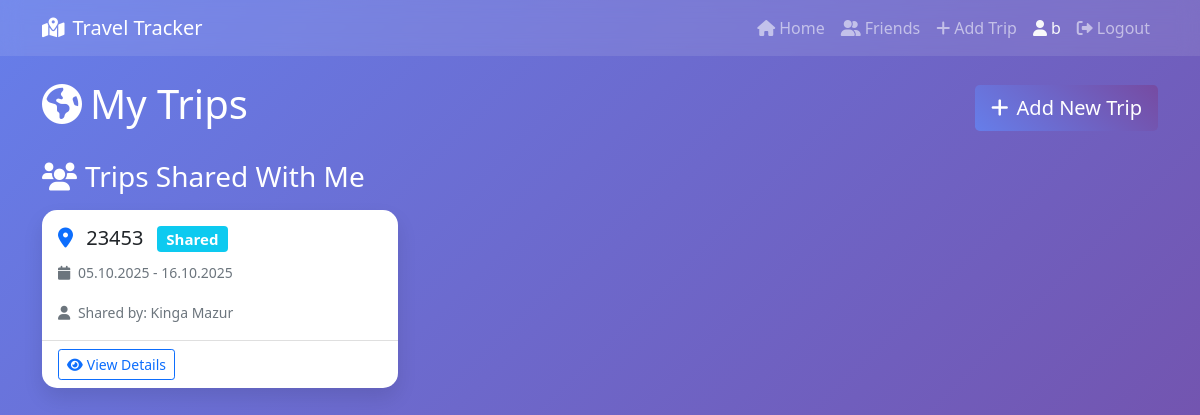
The page /index (signed in) on the database its author committed.
### users.py (models this page shows, shortened)
class User(UserMixin, db.Model):
    id = db.Column(db.Integer, primary_key=True)
    username = db.Column(db.String(80), unique=True, nullable=False)
    email = db.Column(db.String(120), unique=True, nullable=False)
    password_hash = db.Column(db.String(200), nullable=False)
    first_name = db.Column(db.String(50), nullable=False)
    last_name = db.Column(db.String(50), nullable=False)
    created_at = db.Column(db.DateTime, default=datetime.utcnow)
    is_active = db.Column(db.Boolean, default=True)
    @property
    def full_name(self):
        return f"{self.first_name} {self.last_name}"

### models.py (models this page shows, shortened)
class Trip(db.Model):
    __tablename__ = 'trips'
    id = db.Column(db.Integer, primary_key=True)
    user_id = db.Column(db.Integer, db.ForeignKey("user.id"), nullable=False)
    destination = db.Column(db.String(100), nullable=False)
    start_date = db.Column(db.Date, nullable=False)
    end_date = db.Column(db.Date, nullable=False)
    description = db.Column(db.Text)
    created_at = db.Column(db.DateTime, default=lambda: datetime.now(timezone.utc))
    accommodations = db.relationship('Accomodation', back_populates="trip", cascade="all, delete-orphan", lazy="selectin", order_by="Accomodation.order_index")
    travels = db.relationship('Travel', back_populates="trip", cascade="all, delete-orphan", lazy="selectin", order_by="Travel.order_index")
    user = db.relationship('User', backref='trips')

### routes.py (the view)
@main_bp.route('/')
@main_bp.route('/index')
def index():
    if current_user.is_authenticated:
        trips = Trip.query.filter_by(user_id=current_user.id).order_by(Trip.start_date.desc()).all()
        shared_trips = TripSharing.get_user_shared_trips(current_user.id)
        shared_trip_objects = [sharing.trip for sharing in shared_trips]
        pending_invitations = TripSharing.get_pending_invitations(current_user.id)
    else:
        trips = []
        shared_trip_objects = []
        pending_invitations = []
    return render_template('index.html',
                         trips=trips,
                         shared_trips=shared_trip_objects,
                         pending_invitations=pending_invitations)

### app.py (called while the page is built)
def create_app():
    app = Flask(__name__)
    app.config.from_object('config.Config')
    db.init_app(app)
    login_manager.init_app(app)
    login_manager.login_view = 'main.login'
    login_manager.login_message = 'You must log in to access this page.'
    login_manager.login_message_category = 'info'
    @login_manager.user_loader
    def load_user(user_id):
        from users import User
        return User.query.get(int(user_id))
    from routes import main_bp
    app.register_blueprint(main_bp)
    return app

### trip_sharing.py (called while the page is built)
    @staticmethod
    def get_user_shared_trips(user_id):
        return TripSharing.query.filter_by(
            shared_with_id=user_id,
            status='accepted'
        ).all()

    @staticmethod
    def get_pending_invitations(user_id):
        return TripSharing.query.filter_by(
            shared_with_id=user_id,
            status='pending'
        ).all()

### templates/index.html (shortened to what this page needs)
{% extends "base.html" %}
{% block content %}
<div class="row">
    <div class="col-12">
        <div class="d-flex justify-content-between align-items-center mb-4">
            <h1 class="text-white">
                <i class="fas fa-globe-americas me-2"></i>My Trips
            </h1>
            <a href="{{ url_for('main.add_trip') }}" class="btn btn-primary btn-lg">
                <i class="fas fa-plus me-2"></i>Add New Trip
            </a>
        </div>
        {% if shared_trips %}
            <h3 class="text-white mb-3">
                <i class="fas fa-users me-2"></i>Trips Shared With Me
            </h3>
            <div class="row">
                {% for trip in shared_trips %}
                <div class="col-md-6 col-lg-4 mb-4">
                    <div class="card h-100 border-info">
                        <div class="card-body">
                            <h5 class="card-title">
                                <i class="fas fa-map-marker-alt text-primary me-2"></i>
                                {{ trip.destination }}
                                <span class="badge bg-info ms-2">Shared</span>
                            </h5>
                            <p class="card-text">
                                <small class="text-muted">
                                    <i class="fas fa-calendar me-1"></i>
                                    {{ trip.start_date.strftime('%d.%m.%Y') }} - {{ trip.end_date.strftime('%d.%m.%Y') }}
                                </small>
                            </p>
                            <p class="card-text">
                                <small class="text-muted">
                                    <i class="fas fa-user me-1"></i>
                                    Shared by: {{ trip.user.full_name }}
                                </small>
                            </p>
                        </div>
                        <div class="card-footer bg-transparent">
                            <a href="{{ url_for('main.trip_detail', id=trip.id) }}" class="btn btn-outline-primary btn-sm">
                                <i class="fas fa-eye me-1"></i>View Details
                            </a>
                        </div>
                    </div>
                </div>
                {% endfor %}
            </div>
        {% endif %}
    </div>
</div>
{% endblock %}

### templates/base.html (shortened to what this page needs)
<!DOCTYPE html>
<html lang="en">
<head>
    <link href="https://cdn.jsdelivr.net/npm/bootstrap@5.1.3/dist/css/bootstrap.min.css" rel="stylesheet">
    <link href="https://cdnjs.cloudflare.com/ajax/libs/font-awesome/6.0.0/css/all.min.css" rel="stylesheet">
</head>
<body>
    <nav class="navbar navbar-expand-lg navbar-dark">
        <div class="container">
            <a class="navbar-brand" href="{{ url_for('main.index') }}">
                <i class="fas fa-map-marked-alt me-2"></i>Travel Tracker
            </a>
            <div class="navbar-nav ms-auto">
                <a class="nav-link" href="{{ url_for('main.index') }}">
                    <i class="fas fa-home me-1"></i>Home
                </a>
                {% if current_user.is_authenticated %}
                    <a class="nav-link" href="{{ url_for('main.friends') }}">
                        <i class="fas fa-user-friends me-1"></i>Friends
                    </a>
                    <a class="nav-link" href="{{ url_for('main.add_trip') }}">
                        <i class="fas fa-plus me-1"></i>Add Trip
                    </a>
                    <span class="nav-link text-light">
                        <i class="fas fa-user me-1"></i>{{ current_user.first_name }}
                    </span>
                    <a class="nav-link" href="{{ url_for('main.logout') }}">
                        <i class="fas fa-sign-out-alt me-1"></i>Logout
                    </a>
                {% endif %}
            </div>
        </div>
    </nav>
    <div class="container mt-4">
        {% block content %}{% endblock %}
    </div>
</body>
</html>

### templates/base.html (style rules this page uses)
body { background: linear-gradient(135deg, #667eea 0%, #764ba2 100%); min-height: 100vh; }
.card { box-shadow: 0 10px 20px rgba(0,0,0,0.1); border: none; border-radius: 15px; }
.navbar { background: rgba(255,255,255,0.1) !important; backdrop-filter: blur(10px); }
.btn-primary { background: linear-gradient(45deg, #667eea, #764ba2); border: none; }

### rows shown on the page
User: first_name "b"
Trip: destination "23453", start_date "05.10.2025", end_date "16.10.2025", user.full_name "Kinga Mazur"
